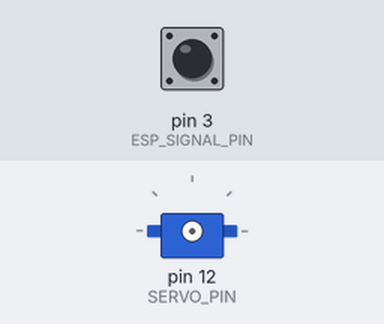
The sketch below on a simulated Arduino Uno, built with avr-gcc and run on an emulated ATmega328P. Shown: servo. Inputs (shaded band) come from the test bench; at power-on: pin 3 (ESP_SIGNAL_PIN) HIGH.

Above: at 1.2 s.
1.3 s: pin 3 (ESP_SIGNAL_PIN) pulled LOW for 0.15 s
At 1.46 s:
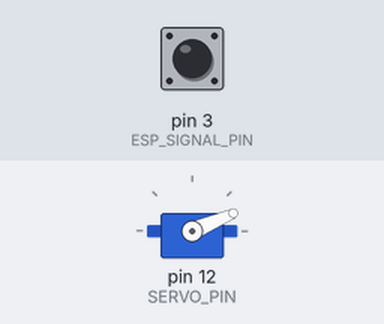
4.3 s: pin 3 (ESP_SIGNAL_PIN) pulled LOW for 1 s
At 4.79 s:
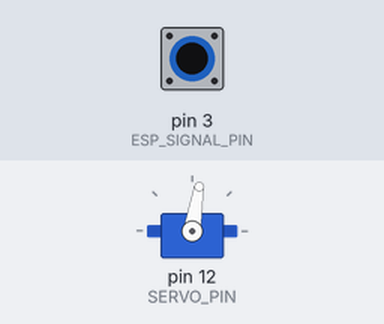
7.6 s: pin 3 (ESP_SIGNAL_PIN) pulled LOW for 3.2 s
At 8.4 s:
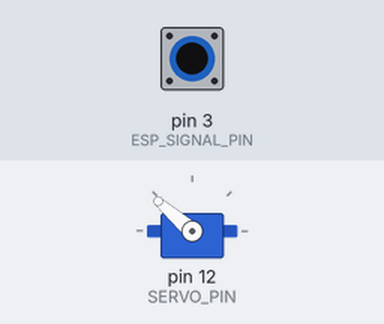
Timing chart, 0 to 11.1 s (numbered marks = the images above; inputs shaded):
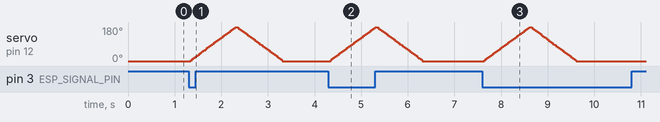

Measured:
- after the input at 1.3 s, servo on pin 12 (SERVO_PIN): rises from 0° to 180° in 0.96 s, then falls to 0° in 1.0 s
- after the input at 4.3 s, servo on pin 12 (SERVO_PIN): rises from 0° to 180° in 0.96 s, then falls to 0° in 1.0 s
- after the input at 7.6 s, servo on pin 12 (SERVO_PIN): rises from 0° to 180° in 0.96 s, then falls to 0° in 1.0 s

The sketch:

ServoControl_1.0.2.ino
```cpp
// Compatable Only with BlindsV2 Versions (1.0 - 1.1)

//////////////////////////////////////////////////////////

// Setup Servo Control:
#define ESP_SIGNAL_PIN 3 // Set Pin which Arduino will Connect to ESP
#define SERVO_PIN 12     // Set Pin to Servo

#define SERVO_OPEN_POS_deg 180    // Servo Open Position in degrees(0-180)
#define SERVO_CLOSE_POS_deg 0 // Servo Close/Normal/Resting Position in degrees(0-180)
#define SERVO_POS_DELAY_ms 1000 // Servo Open Close Delay in ms(milliseconds)
#define SERVO_FADE_FPS 60       // Set Servo Update Rate. Less FPS Might make more Choppy Movment But Less Processing
#define SERVO_POST_DELAY_ms 100 // Set Small Delay Afer Servo Moves to give it a chance to move to final POS

#define MIN_PULSE_LOW_ms 10  // Min required Pulse for Trigger
#define MIN_PULSE_HIGH_ms 10 // Min Required Pulse for Reset

//////////////////////////////////////////////////////////

#include "MACRO_DRIVER_1.0.1.h"
#include <Servo.h>

Servo ArdServo;
MACRO_DRIVER ServoMacro;

bool PinState = true;
uint32_t PinTimer = millis();
bool PinReset = false;
bool RunServo = false;

void setup()
{
  // Set Signal Pin to Input Pullup
  pinMode(ESP_SIGNAL_PIN, INPUT_PULLUP);

  // Setup Macro:
  ServoMacro.FPS(SERVO_FADE_FPS);
  ServoMacro.Val(SERVO_CLOSE_POS_deg);
}

void loop()
{
  PinState = digitalRead(ESP_SIGNAL_PIN);
  // Check Pin Change:
  {
    static bool PrevPinState = true;
    if (PinState != PrevPinState)
    {
      // PinChange
      PrevPinState = PinState;
      PinTimer = millis();
    }
  }
  // Check Pin Timer:
  {
    if (!RunServo)
    {
      if (PinReset)
      {
        if (!PinState && millis() - PinTimer >= MIN_PULSE_LOW_ms)
        {
          // Run Servo
          PinReset = false;
          RunServo = true;
        }
      }
      else
      {
        if (PinState && millis() - PinTimer >= MIN_PULSE_HIGH_ms)
          PinReset = true;
      }
    }
  }
  // Handle Servo:
  {
    if (RunServo)
    {
      static uint8_t RunStage = 0;
      switch (RunStage)
      {
      case 0:
        ServoMacro.Fade(SERVO_OPEN_POS_deg, (SERVO_POS_DELAY_ms / (1000 / SERVO_FADE_FPS)));
        ArdServo.attach(SERVO_PIN);
        RunStage = 1;
        break;
      case 1:
        if (ServoMacro.Ready())
        {
          ServoMacro.Fade(SERVO_CLOSE_POS_deg, (SERVO_POS_DELAY_ms / (1000 / SERVO_FADE_FPS)));
          RunStage = 2;
        }
        break;
      case 2:
        if (ServoMacro.Ready())
        {
          ServoMacro.Delay(SERVO_POST_DELAY_ms);
          RunStage = 3;
        }
        break;
      case 3:
        if (ServoMacro.Ready())
        {
          ArdServo.detach();
          RunStage = 0;
          RunServo = false;
        }
        break;
      default:
        ArdServo.detach();
        RunStage = 0;
        RunServo = false;
        break;
      }
      if (RunServo)
        ArdServo.write(ServoMacro.Val());
      ServoMacro.Run();
    }
  }
}
```

MACRO_DRIVER_1.0.1.h
```cpp
//MACRO_DRIVER
//.h
#ifndef MACRO_DRIVER_h
#define MACRO_DRIVER_h

#include "Arduino.h"

class MACRO_DRIVER
{
public:
  //Runs Macros, Handles Timer:
  bool Run();
  //Return true if ready for the next Macro:
  bool Ready();
  //Stops all Macros:
  void Stop();

  void Fade(uint16_t Target, uint16_t Steps); //Fade Value
  void Set(uint16_t Target, uint16_t Delay); //Set value and Delay
  void Delay(uint16_t Delay);               //Delay without Setting Val

  //Set and read Current Value:
  void Val(uint16_t Val);
  uint16_t Val();

  //Set FPS:
  void FPS(uint16_t FPS);

private:
  bool _MacroRun = false; //Stores if currently running Macro
  //Timer Vars:
  uint32_t _Timer = millis();
  uint16_t _Delay;    //ms
  uint16_t _FPS = 30; //Default 30FPS
  //Values:
  uint16_t _CurVal = 0;
  int32_t _StaVal, _TarVal;
  //Steps:
  uint16_t _CurStep;
  uint16_t _StepsToRun;
};

//.cpp
//#include "MACRO_DRIVER.h"
//#include "Arduino.h"

bool MACRO_DRIVER::Run()
{
  //check if Macro is running:
  if (_MacroRun)
  {
    //If macro, Wait for timer:
    if (millis() - _Timer >= _Delay)
    {
      if (_CurStep < _StepsToRun)
      {
        _CurStep++;
        _CurVal = _StaVal + (((int32_t)((int32_t)(_TarVal - _StaVal) * (int32_t)_CurStep) / (int32_t)_StepsToRun));
        _Timer += _Delay; //Absolute Timing
      }
      else
        _MacroRun = false;
    }
  }
  return !_MacroRun;
}

bool MACRO_DRIVER::Ready()
{
  return !_MacroRun;
}

void MACRO_DRIVER::Stop()
{
  _MacroRun = false;
}

void MACRO_DRIVER::Fade(uint16_t Target, uint16_t Steps)
{
  if (Steps)
  {
    //Set all Vals:
    _StaVal = _CurVal;
    _TarVal = Target;
    //Set all Step Vals:
    _StepsToRun = Steps;
    _CurStep = 0;
    //Set all Timer Vals:
    _Delay = (1000 / _FPS);
    _Timer = millis();
    //Set MacroRun:
    _MacroRun = true;
  }
  else
    _MacroRun = false;
}

void MACRO_DRIVER::Set(uint16_t Target, uint16_t Delay)
{
  _CurVal = Target;
  if (Delay)
  {
    //Set Step Vals:
    _CurStep = 0;
    _StepsToRun = 0;
    //Setup Timing:
    _Delay = Delay;
    _Timer = millis();
    // Set MacroRun
    _MacroRun = true;
  }
  else
    _MacroRun = false;
}

void MACRO_DRIVER::Delay(uint16_t Delay)
{
  if (Delay)
  {
    //Set Step Vals:
    _CurStep = 0;
    _StepsToRun = 0;
    //Setup Timing:
    _Delay = Delay;
    _Timer = millis();
    //Set MacroRun
    _MacroRun = true;
  }
  else
    _MacroRun = false;
}

void MACRO_DRIVER::Val(uint16_t Val)
{
  _CurVal = Val;
}

uint16_t MACRO_DRIVER::Val()
{
  return _CurVal;
}

void MACRO_DRIVER::FPS(uint16_t FPS)
{
  _FPS = FPS;
  if(!_FPS) _FPS = 1;
  else if(_FPS > 1000) _FPS = 1000;
}
#endif
```
